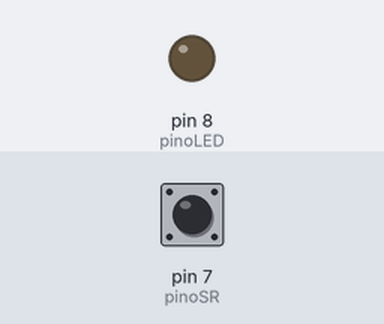
A sketch run on a simulated Arduino Uno, built with avr-gcc and run on an emulated ATmega328P. On the bench: output pins drawn as LEDs (lit = HIGH). Dashed ring = blinking. The test bench sets the inputs (shaded band); at power-on: pin 7 (pinoSR) HIGH.

Above: at 1.2 s.
1.3 s: pin 7 (pinoSR) pulsed LOW 5 times (0.12 s each, 0.3 s apart)
At 1.65 s:
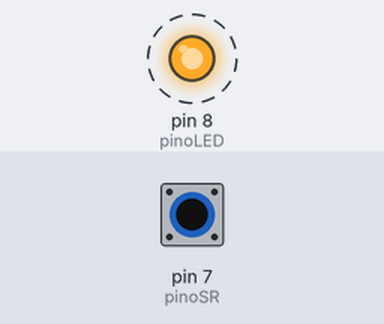
At 3.5 s:
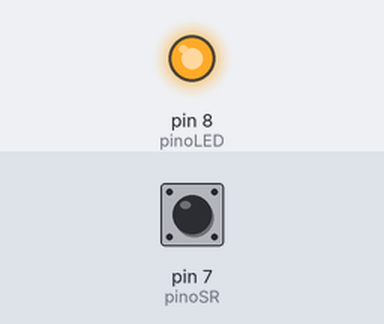
Timing chart, 0 to 5.0 s (numbered marks = the images above; inputs shaded):
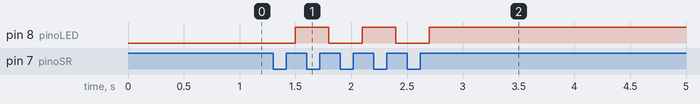

Measured:
- after the input at 1.3 s, pin 8 (pinoLED): alternates HIGH for 0.30 s and LOW for 0.30 s, 5 changes in all, then stays HIGH, starting after 0.20 s

The sketch:

exemplo_tcrt5000_led.ino
```cpp
int pinoLED = 8; //PINO DIGITAL UTILIZADO PELO LED
int pinoSR = 7; //PINO DIGITAL UTILIZADO PELO SENSOR REFLEXIVO
int leituraD7; //VARIÁVEL QUE ARMAZENA O VALOR LIDO NA PORTA DIGITAL
int estadoLED = 0; //VARIÁVEL QUE ARMAZENA O ESTADO ATUAL DO LED

void setup(){
  pinMode(pinoLED, OUTPUT); //DEFINE A PORTA COMO SAÍDA
  pinMode(pinoSR, INPUT); //DEFINE A PORTA COMO ENTRADA
}

void loop(){
  leituraD7 = digitalRead(pinoSR); //LÊ AS INFORMAÇÕES DO SENSOR REFLEXIVO
  if (leituraD7 != 1){ //SE LEITURA FOR DIFERENTE DE 1, FAZ
    while(digitalRead(pinoSR) != 1){ //ENQUANTO O SINAL NO PINO FOR DIFERENTE DE 1
     delay(100); //INTERVALO DE 100ms
    }
    estadoLED = !estadoLED; //ALTERA O ESTADO DO LED (LIGADO/DESLIGADO)
    digitalWrite(pinoLED, estadoLED); //LIGA OU DESLIGA O LED DE ACORDO COM O estadoLED
  }
}
```
